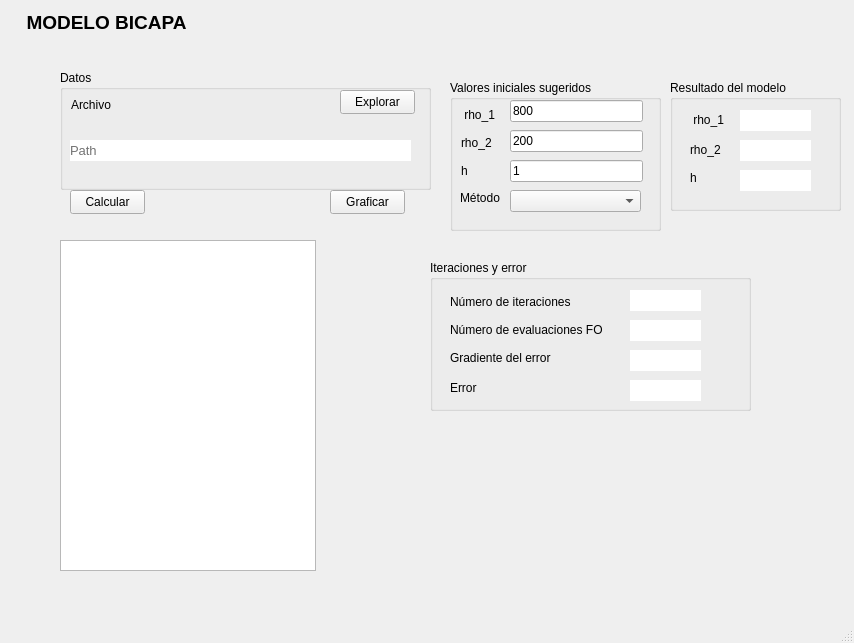
<?xml version="1.0" encoding="UTF-8"?>
<ui version="4.0">
 <class>MainWindow</class>
 <widget class="QMainWindow" name="MainWindow">
  <property name="geometry">
   <rect>
    <x>0</x>
    <y>0</y>
    <width>854</width>
    <height>643</height>
   </rect>
  </property>
  <property name="windowTitle">
   <string>MainWindow</string>
  </property>
  <widget class="QWidget" name="centralwidget">
   <widget class="QLabel" name="label">
    <property name="geometry">
     <rect>
      <x>16</x>
      <y>10</y>
      <width>181</width>
      <height>26</height>
     </rect>
    </property>
    <property name="text">
     <string>&lt;html&gt;&lt;head/&gt;&lt;body&gt;&lt;p&gt;&lt;span style=&quot; font-size:14pt; font-weight:600;&quot;&gt;MODELO BICAPA&lt;/span&gt;&lt;/p&gt;&lt;/body&gt;&lt;/html&gt;</string>
    </property>
    <property name="alignment">
     <set>Qt::AlignCenter</set>
    </property>
   </widget>
   <widget class="QStackedWidget" name="stackedWidget">
    <property name="geometry">
     <rect>
      <x>40</x>
      <y>50</y>
      <width>891</width>
      <height>541</height>
     </rect>
    </property>
    <property name="currentIndex">
     <number>0</number>
    </property>
    <widget class="QWidget" name="page_0">
     <widget class="QTableWidget" name="tableWidget">
      <property name="geometry">
       <rect>
        <x>20</x>
        <y>190</y>
        <width>256</width>
        <height>331</height>
       </rect>
      </property>
     </widget>
     <widget class="QGroupBox" name="groupBox_2">
      <property name="geometry">
       <rect>
        <x>20</x>
        <y>20</y>
        <width>371</width>
        <height>120</height>
       </rect>
      </property>
      <property name="title">
       <string>Datos</string>
      </property>
      <widget class="QLabel" name="label_16">
       <property name="geometry">
        <rect>
         <x>11</x>
         <y>27</y>
         <width>141</width>
         <height>16</height>
        </rect>
       </property>
       <property name="text">
        <string>Archivo</string>
       </property>
      </widget>
      <widget class="QLabel" name="path_lb">
       <property name="geometry">
        <rect>
         <x>10</x>
         <y>70</y>
         <width>341</width>
         <height>21</height>
        </rect>
       </property>
       <property name="font">
        <font>
         <family>Segoe UI</family>
         <pointsize>10</pointsize>
         <italic>false</italic>
         <bold>false</bold>
        </font>
       </property>
       <property name="styleSheet">
        <string notr="true">color:rgba(0, 0, 0, 140);
background-color: rgb(255, 255, 255);
font: 10pt &quot;Segoe UI&quot;;</string>
       </property>
       <property name="text">
        <string>Path</string>
       </property>
      </widget>
      <widget class="QPushButton" name="pushButton_e">
       <property name="geometry">
        <rect>
         <x>280</x>
         <y>20</y>
         <width>75</width>
         <height>24</height>
        </rect>
       </property>
       <property name="text">
        <string>Explorar</string>
       </property>
      </widget>
     </widget>
     <widget class="QPushButton" name="pushButton_g">
      <property name="geometry">
       <rect>
        <x>290</x>
        <y>140</y>
        <width>75</width>
        <height>24</height>
       </rect>
      </property>
      <property name="text">
       <string>Graficar</string>
      </property>
     </widget>
     <widget class="QPushButton" name="pushButton_c">
      <property name="geometry">
       <rect>
        <x>30</x>
        <y>140</y>
        <width>75</width>
        <height>24</height>
       </rect>
      </property>
      <property name="text">
       <string>Calcular</string>
      </property>
     </widget>
     <widget class="QGroupBox" name="groupBox">
      <property name="geometry">
       <rect>
        <x>410</x>
        <y>30</y>
        <width>211</width>
        <height>151</height>
       </rect>
      </property>
      <property name="title">
       <string>Valores iniciales sugeridos</string>
      </property>
      <widget class="QLineEdit" name="line_rho_01">
       <property name="geometry">
        <rect>
         <x>60</x>
         <y>20</y>
         <width>133</width>
         <height>22</height>
        </rect>
       </property>
       <property name="text">
        <string>800</string>
       </property>
      </widget>
      <widget class="QLineEdit" name="line_rho_02">
       <property name="geometry">
        <rect>
         <x>60</x>
         <y>50</y>
         <width>133</width>
         <height>22</height>
        </rect>
       </property>
       <property name="text">
        <string>200</string>
       </property>
      </widget>
      <widget class="QLineEdit" name="line_h_0">
       <property name="geometry">
        <rect>
         <x>60</x>
         <y>80</y>
         <width>133</width>
         <height>22</height>
        </rect>
       </property>
       <property name="text">
        <string>1</string>
       </property>
      </widget>
      <widget class="QLabel" name="label_4">
       <property name="geometry">
        <rect>
         <x>11</x>
         <y>83</y>
         <width>101</width>
         <height>16</height>
        </rect>
       </property>
       <property name="text">
        <string>h</string>
       </property>
      </widget>
      <widget class="QLabel" name="label_3">
       <property name="geometry">
        <rect>
         <x>11</x>
         <y>55</y>
         <width>84</width>
         <height>16</height>
        </rect>
       </property>
       <property name="text">
        <string>rho_2</string>
       </property>
      </widget>
      <widget class="QLabel" name="label_2">
       <property name="geometry">
        <rect>
         <x>11</x>
         <y>27</y>
         <width>141</width>
         <height>16</height>
        </rect>
       </property>
       <property name="text">
        <string> rho_1</string>
       </property>
      </widget>
      <widget class="QLabel" name="label_8">
       <property name="geometry">
        <rect>
         <x>10</x>
         <y>110</y>
         <width>41</width>
         <height>16</height>
        </rect>
       </property>
       <property name="text">
        <string>Método</string>
       </property>
      </widget>
      <widget class="QComboBox" name="comboBox">
       <property name="geometry">
        <rect>
         <x>60</x>
         <y>110</y>
         <width>131</width>
         <height>22</height>
        </rect>
       </property>
      </widget>
     </widget>
     <widget class="QGroupBox" name="groupBox_3">
      <property name="geometry">
       <rect>
        <x>630</x>
        <y>30</y>
        <width>171</width>
        <height>131</height>
       </rect>
      </property>
      <property name="title">
       <string>Resultado del modelo</string>
      </property>
      <widget class="QLabel" name="label_5">
       <property name="geometry">
        <rect>
         <x>20</x>
         <y>90</y>
         <width>31</width>
         <height>16</height>
        </rect>
       </property>
       <property name="text">
        <string>h</string>
       </property>
      </widget>
      <widget class="QLabel" name="label_6">
       <property name="geometry">
        <rect>
         <x>20</x>
         <y>60</y>
         <width>41</width>
         <height>20</height>
        </rect>
       </property>
       <property name="text">
        <string>rho_2</string>
       </property>
      </widget>
      <widget class="QLabel" name="label_17">
       <property name="geometry">
        <rect>
         <x>20</x>
         <y>30</y>
         <width>41</width>
         <height>20</height>
        </rect>
       </property>
       <property name="text">
        <string> rho_1</string>
       </property>
      </widget>
      <widget class="QLabel" name="label_rho_1">
       <property name="geometry">
        <rect>
         <x>70</x>
         <y>30</y>
         <width>71</width>
         <height>21</height>
        </rect>
       </property>
       <property name="font">
        <font>
         <family>Segoe UI</family>
         <pointsize>10</pointsize>
         <italic>false</italic>
         <bold>false</bold>
        </font>
       </property>
       <property name="styleSheet">
        <string notr="true">color:rgba(0, 0, 0, 140);
background-color: rgb(255, 255, 255);
font: 10pt &quot;Segoe UI&quot;;</string>
       </property>
       <property name="text">
        <string/>
       </property>
      </widget>
      <widget class="QLabel" name="label_rho_2">
       <property name="geometry">
        <rect>
         <x>70</x>
         <y>60</y>
         <width>71</width>
         <height>21</height>
        </rect>
       </property>
       <property name="font">
        <font>
         <family>Segoe UI</family>
         <pointsize>10</pointsize>
         <italic>false</italic>
         <bold>false</bold>
        </font>
       </property>
       <property name="styleSheet">
        <string notr="true">color:rgba(0, 0, 0, 140);
background-color: rgb(255, 255, 255);
font: 10pt &quot;Segoe UI&quot;;</string>
       </property>
       <property name="text">
        <string/>
       </property>
      </widget>
      <widget class="QLabel" name="label_h">
       <property name="geometry">
        <rect>
         <x>70</x>
         <y>90</y>
         <width>71</width>
         <height>21</height>
        </rect>
       </property>
       <property name="font">
        <font>
         <family>Segoe UI</family>
         <pointsize>10</pointsize>
         <italic>false</italic>
         <bold>false</bold>
        </font>
       </property>
       <property name="styleSheet">
        <string notr="true">color:rgba(0, 0, 0, 140);
background-color: rgb(255, 255, 255);
font: 10pt &quot;Segoe UI&quot;;</string>
       </property>
       <property name="text">
        <string/>
       </property>
      </widget>
     </widget>
     <widget class="QGroupBox" name="groupBox_4">
      <property name="geometry">
       <rect>
        <x>390</x>
        <y>210</y>
        <width>321</width>
        <height>151</height>
       </rect>
      </property>
      <property name="title">
       <string>Iteraciones y error</string>
      </property>
      <widget class="QLabel" name="label_18">
       <property name="geometry">
        <rect>
         <x>20</x>
         <y>90</y>
         <width>121</width>
         <height>16</height>
        </rect>
       </property>
       <property name="text">
        <string>Gradiente del error</string>
       </property>
      </widget>
      <widget class="QLabel" name="label_19">
       <property name="geometry">
        <rect>
         <x>20</x>
         <y>62</y>
         <width>161</width>
         <height>16</height>
        </rect>
       </property>
       <property name="text">
        <string>Número de evaluaciones FO</string>
       </property>
      </widget>
      <widget class="QLabel" name="label_20">
       <property name="geometry">
        <rect>
         <x>20</x>
         <y>34</y>
         <width>141</width>
         <height>16</height>
        </rect>
       </property>
       <property name="text">
        <string>Número de iteraciones</string>
       </property>
      </widget>
      <widget class="QLabel" name="label_nit">
       <property name="geometry">
        <rect>
         <x>200</x>
         <y>30</y>
         <width>71</width>
         <height>21</height>
        </rect>
       </property>
       <property name="font">
        <font>
         <family>Segoe UI</family>
         <pointsize>10</pointsize>
         <italic>false</italic>
         <bold>false</bold>
        </font>
       </property>
       <property name="styleSheet">
        <string notr="true">color:rgba(0, 0, 0, 140);
background-color: rgb(255, 255, 255);
font: 10pt &quot;Segoe UI&quot;;</string>
       </property>
       <property name="text">
        <string/>
       </property>
      </widget>
      <widget class="QLabel" name="label_fev">
       <property name="geometry">
        <rect>
         <x>200</x>
         <y>60</y>
         <width>71</width>
         <height>21</height>
        </rect>
       </property>
       <property name="font">
        <font>
         <family>Segoe UI</family>
         <pointsize>10</pointsize>
         <italic>false</italic>
         <bold>false</bold>
        </font>
       </property>
       <property name="styleSheet">
        <string notr="true">color:rgba(0, 0, 0, 140);
background-color: rgb(255, 255, 255);
font: 10pt &quot;Segoe UI&quot;;</string>
       </property>
       <property name="text">
        <string/>
       </property>
      </widget>
      <widget class="QLabel" name="label_grad">
       <property name="geometry">
        <rect>
         <x>200</x>
         <y>90</y>
         <width>71</width>
         <height>21</height>
        </rect>
       </property>
       <property name="font">
        <font>
         <family>Segoe UI</family>
         <pointsize>10</pointsize>
         <italic>false</italic>
         <bold>false</bold>
        </font>
       </property>
       <property name="styleSheet">
        <string notr="true">color:rgba(0, 0, 0, 140);
background-color: rgb(255, 255, 255);
font: 10pt &quot;Segoe UI&quot;;</string>
       </property>
       <property name="text">
        <string/>
       </property>
      </widget>
      <widget class="QLabel" name="label_21">
       <property name="geometry">
        <rect>
         <x>20</x>
         <y>120</y>
         <width>121</width>
         <height>16</height>
        </rect>
       </property>
       <property name="text">
        <string>Error</string>
       </property>
      </widget>
      <widget class="QLabel" name="label_fun">
       <property name="geometry">
        <rect>
         <x>200</x>
         <y>120</y>
         <width>71</width>
         <height>21</height>
        </rect>
       </property>
       <property name="font">
        <font>
         <family>Segoe UI</family>
         <pointsize>10</pointsize>
         <italic>false</italic>
         <bold>false</bold>
        </font>
       </property>
       <property name="styleSheet">
        <string notr="true">color:rgba(0, 0, 0, 140);
background-color: rgb(255, 255, 255);
font: 10pt &quot;Segoe UI&quot;;</string>
       </property>
       <property name="text">
        <string/>
       </property>
      </widget>
     </widget>
    </widget>
    <widget class="QWidget" name="page_1">
     <widget class="QWidget" name="widget_it" native="true">
      <property name="geometry">
       <rect>
        <x>-30</x>
        <y>60</y>
        <width>441</width>
        <height>431</height>
       </rect>
      </property>
     </widget>
     <widget class="QWidget" name="widget_res" native="true">
      <property name="geometry">
       <rect>
        <x>420</x>
        <y>120</y>
        <width>381</width>
        <height>371</height>
       </rect>
      </property>
     </widget>
     <widget class="QPushButton" name="pushButton_c_2">
      <property name="geometry">
       <rect>
        <x>20</x>
        <y>490</y>
        <width>75</width>
        <height>24</height>
       </rect>
      </property>
      <property name="text">
       <string>Calcular</string>
      </property>
     </widget>
     <widget class="QLabel" name="label_7">
      <property name="geometry">
       <rect>
        <x>430</x>
        <y>15</y>
        <width>351</width>
        <height>91</height>
       </rect>
      </property>
      <property name="styleSheet">
       <string notr="true">font: 16pt &quot;Segoe UI&quot;;</string>
      </property>
      <property name="text">
       <string>Comparación entre los datos de
Resistividad Aparentes 
Calculados vs Medidos</string>
      </property>
     </widget>
     <widget class="QLabel" name="label_9">
      <property name="geometry">
       <rect>
        <x>10</x>
        <y>20</y>
        <width>351</width>
        <height>31</height>
       </rect>
      </property>
      <property name="styleSheet">
       <string notr="true">font: 16pt &quot;Segoe UI&quot;;</string>
      </property>
      <property name="text">
       <string>Convergencia de parámetros</string>
      </property>
     </widget>
    </widget>
   </widget>
  </widget>
  <widget class="QStatusBar" name="statusbar"/>
 </widget>
 <resources/>
 <connections/>
</ui>
